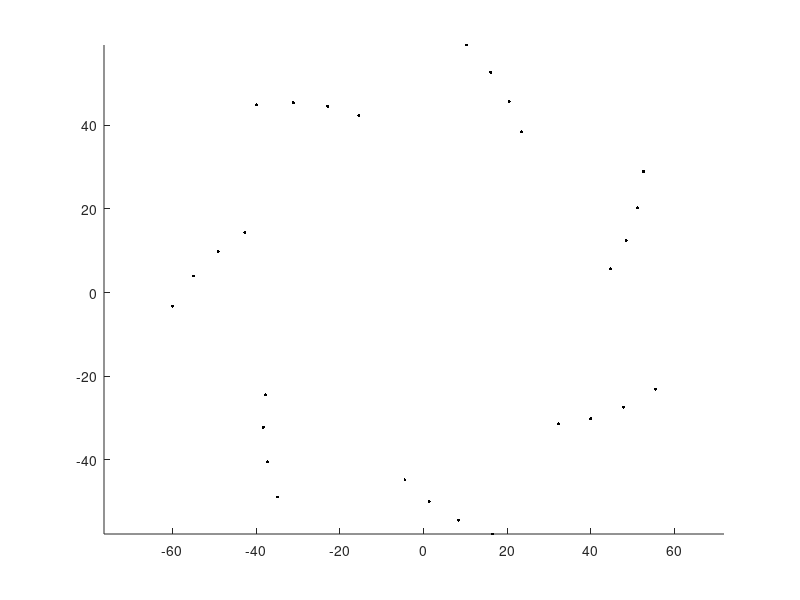

MATLAB code for this plot:

ring_radii = 45:5:60;
num_rings = length(ring_radii);

num_points = 7;
theta_offset = pi/25;

figure
hold on
for ind_ring = 1:num_rings
    thetas = linspace(0,2*pi, num_points+1);
    thetas(end) = [];
    thetas = thetas+  ind_ring*theta_offset;
    xs = ring_radii(ind_ring)*cos(thetas);
    ys = ring_radii(ind_ring)*sin(thetas);

    scatter(xs,ys, 5, 'k','filled')
end

axis equal